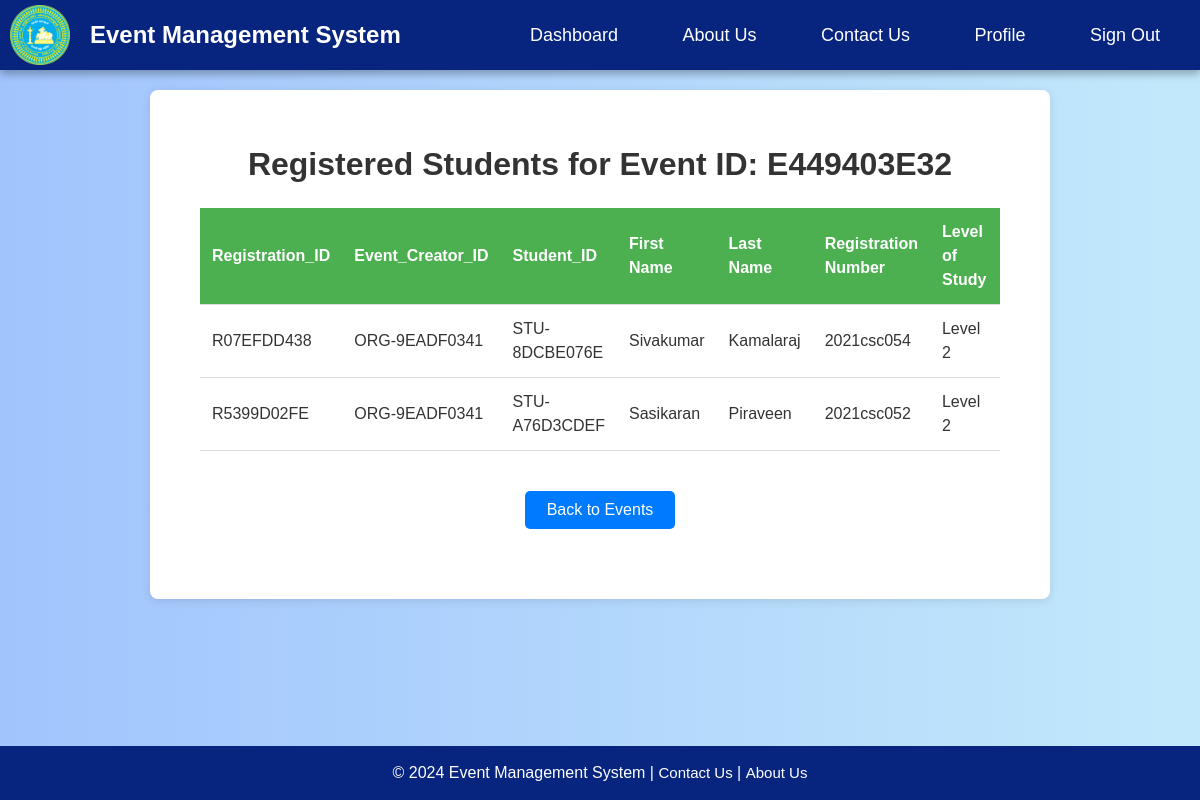
Screenshot of /student-detail.php?id=E449403E32 with the database file from the repository.
### tables this page shows
CREATE TABLE `registration` (
  `registrationID` varchar(20) NOT NULL,
  `eventID` varchar(20) NOT NULL,
  `organizerID` varchar(20) NOT NULL,
  `studentID` varchar(20) NOT NULL,
  `firstName` varchar(100) NOT NULL,
  `lastName` varchar(100) NOT NULL,
  `studentRegNo` varchar(20) NOT NULL,
  `levelOfStudy` varchar(20) NOT NULL,
  `registrationDate` timestamp NOT NULL DEFAULT current_timestamp() ON UPDATE current_timestamp(),
  `approval` varchar(30) NOT NULL
);

### student-detail.php (the view, shortened to what this page needs)
<?php
require_once 'db_connection.php';
$eventId = isset($_GET['id']) ? htmlspecialchars($_GET['id']) : null;
try {
    $stmt = $pdo->prepare("SELECT registrationID, organizerID,studentID, firstName, lastName, studentRegNo, levelOfStudy, registrationDate,approval
                           FROM registration
                           WHERE eventId = :eventId");
    $stmt->bindParam(':eventId', $eventId, PDO::PARAM_STR);
    $stmt->execute();
    $eventRegistrations = $stmt->fetchAll(PDO::FETCH_ASSOC);
} catch (PDOException $e) {
    die("Error fetching registrations: " . $e->getMessage());
}
?>
<!DOCTYPE html>
<html lang="en">
<head>
</head>
<body>
    <nav>
        <div style="display: flex; align-items: center;">
            <img src="image/logo.png" alt="Logo">
            <h1>Event Management System</h1>
        </div>
        <div>
            <a href="organizer-dashboard.php">Dashboard</a>
            <a href="organizer-about.php">About Us</a>
            <a href="organizer-contactUS.php">Contact Us</a>
            <a href="organizer-profile.php">Profile</a>
            <a href="login.php">Sign Out</a>
        </div>
    </nav>
    <div class="container">
        <h1>Registered Students for Event ID: <?php echo htmlspecialchars($eventId); ?></h1>
        <div class="table-responsive">
        <table>
            <thead>
                <tr>
                    <th>Registration_ID</th>
                    <th>Event_Creator_ID</th>
                    <th>Student_ID</th>
                    <th>First Name</th>
                    <th>Last Name</th>
                    <th>Registration Number</th>
                    <th>Level of Study</th>
                </tr>
            </thead>
            <tbody id="studentTableBody">
                <?php if (!empty($eventRegistrations)): ?>
                    <?php foreach ($eventRegistrations as $reg): ?>
                        <tr data-registration-number="<?php echo htmlspecialchars($reg['studentRegNo']); ?>">
                            <td><?php echo htmlspecialchars($reg['registrationID']); ?></td>
                            <td><?php echo htmlspecialchars($reg['organizerID']); ?></td>
                            <td><?php echo htmlspecialchars($reg['studentID']); ?></td>
                            <td><?php echo htmlspecialchars($reg['firstName']); ?></td>
                            <td><?php echo htmlspecialchars($reg['lastName']); ?></td>
                            <td><?php echo htmlspecialchars($reg['studentRegNo']); ?></td>
                            <td><?php echo htmlspecialchars($reg['levelOfStudy']); ?></td>
                        </tr>
                    <?php endforeach; ?>
                <?php else: ?>
                    <tr>
                        <td colspan="9">No students registered for this event.</td>
                    </tr>
                <?php endif; ?>
            </tbody>
        </table>
        </div>
        <button id="backButton" onclick="goBack()">Back to Events</button>
    </div>
    <footer>
        <p>&copy; <?php echo date("Y"); ?> Event Management System | <a href="Organizer-contactUs.php">Contact Us</a> | <a href="Organizer-about.php">About Us</a></p>
    </footer>
</body>
</html>

### student-detail.php (style rules this page uses)
* { margin: 0; padding: 0; box-sizing: border-box; }
body { font-family: Arial, sans-serif; color: #333; background: linear-gradient(to right, #A1C4FD, #C2E9FB); min-height: 100vh; display: flex; flex-direction: column; line-height: 1.5; }
nav { position: sticky; top: 0; z-index: 10; display: flex; justify-content: space-between; align-items: center; background-color: #07257F; color: white; padding: 5px 10px; width: 100%; box-shadow: 0 4px 8px rgba(0, 0, 0, 0.3); }
nav img { height: 60px; width: auto; margin-right: 20px; border-radius: 10px; }
nav h1 { font-size: 1.5em; margin: 0; color: white; }
nav a { color: white; padding: 10px 20px; text-decoration: none; margin: 0 10px; border-radius: 14px; font-size: 18px; transition: background-color 0.3s ease; }
.container { width: 75%; margin: 20px auto; padding: 50px; background: white; border-radius: 8px; box-shadow: 0 2px 10px rgba(0, 0, 0, 0.1); }
h1 { text-align: center; color: #333; }
.table-responsive { overflow-x: auto; max-width: 100%; }
table { width: 100%; max-width: 100%; border-collapse: collapse; margin: 20px auto; table-layout: auto; }
th, td { padding: 12px; text-align: left; border-bottom: 1px solid #ddd; word-wrap: break-word; }
th { background-color: #4CAF50; color: white; }
#backButton { display: block; width: 150px; margin: 20px auto; padding: 10px; background-color: #007BFF; color: white; border: none; border-radius: 5px; cursor: pointer; font-size: 16px; transition: background-color 0.3s; }
footer { background-color: #07257F; color: white; text-align: center; padding: 15px; font-size: 16px; margin-top: auto; position: sticky; bottom: 0; left: 0; width: 100%; }
footer p { color:white; }
footer a { color: white; text-decoration: none; font-size:15px; }

### rows the page displays
registration: registrationID "R07EFDD438", organizerID "ORG-9EADF0341", studentID "STU-8DCBE076E", firstName "Sivakumar", lastName "Kamalaraj", studentRegNo "2021csc054", levelOfStudy "Level 2"
registration: registrationID "R5399D02FE", organizerID "ORG-9EADF0341", studentID "STU-A76D3CDEF", firstName "Sasikaran", lastName "Piraveen", studentRegNo "2021csc052", levelOfStudy "Level 2"

### other values shown
$eventId "E449403E32"
